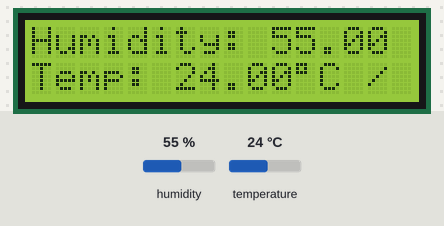
Bench run of a sketch on a simulated Arduino Uno, built with avr-gcc and run on an emulated ATmega328P. Parts: 16×2 character LCD. Inputs (shaded band) come from the test bench; at power-on: humidity 55 %, temperature 24 °C.

Above: at 1.5 s.
1.6 s: humidity set to 22 %
At 3.4 s:
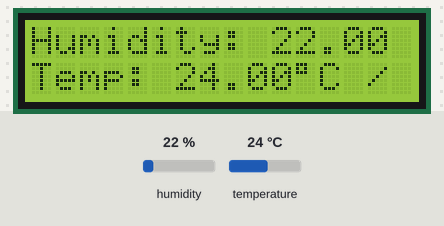
7.7 s: temperature set to 12 °C
At 9.9 s:
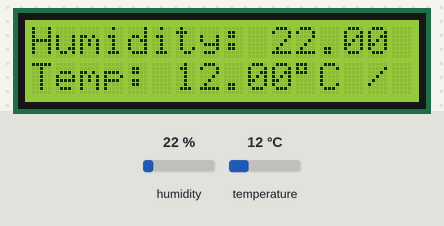
10.4 s: temperature set to 41 °C
At 12.1 s:
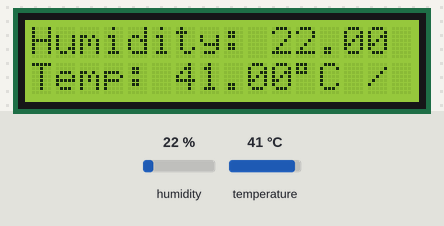
16.5 s: temperature set to 19 °C
At 18.0 s:
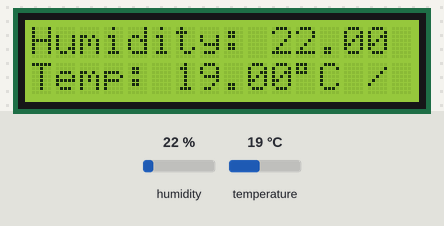
22.6 s: temperature set to 41 °C
At 23.3 s:
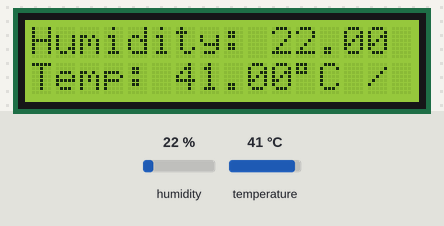
28.7 s: temperature set to 28 °C
At 30.5 s:
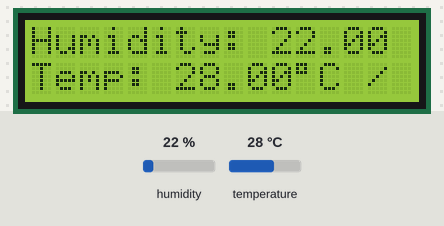
Timing chart, 0 to 32.0 s (numbered marks = the images above; inputs shaded):
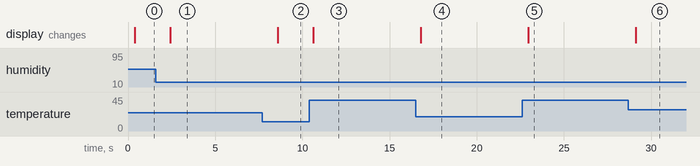

Measured:
- after the input at 1.6 s, the display: changes after 0.83 s (image 1)
- after the input at 7.7 s, the display: changes after 0.88 s (image 2)
- after the input at 10.4 s, the display: changes after 0.23 s (image 3)
- after the input at 16.5 s, the display: changes after 0.30 s (image 4)
- after the input at 22.6 s, the display: changes after 0.35 s (image 5)
- after the input at 28.7 s, the display: changes after 0.42 s (image 6)

The sketch:

051_dht11_sensor_lcd.ino
```cpp
/**
 * https://www.youtube.com/watch?v=ep7uBz43fCI&list=PLGs0VKk2DiYw-L-RibttcvK-WBZm8WLEP&index=51
 *
 * DHT11 Temp and Humidity Sensor with LCD
 */

#include <DHT.h>
#include <Wire.h>
#include <LiquidCrystal_I2C.h>

#define TYPE DHT11
#define SENSOR_PIN 2

const int en = 2, rw = 1, rs = 0, d4 = 4, d5 = 5, d6 = 6, d7 = 7, bl = 3; // i2c to lcd pinout
const int i2c_addr = 0x27; // i2c adapter address
const int delaySetup = 250;

DHT sensor(SENSOR_PIN, TYPE);
LiquidCrystal_I2C lcd(i2c_addr, en, rw, rs, d4, d5, d6, d7, bl, POSITIVE);

float humidity;
float tempC;
float tempF;

void setup() {
  // put your setup code here, to run once:
  lcd.begin(16,2); // 16 cols, 2 rows
  sensor.begin();

  delay(delaySetup); // wait for device to setup
}

void loop() {
  // put your main code here, to run repeatedly:

  humidity = sensor.readHumidity();
  tempC = sensor.readTemperature(); // celsius
  tempF = sensor.readTemperature(true); // farenheit

  lcd.clear();

  lcd.setCursor(0,0);
  lcd.print("Humidity: ");
  lcd.print(humidity);

  lcd.setCursor(0,1);
  lcd.print("Temp: ");
  lcd.print(tempC);
  lcd.print((char) 223);
  lcd.print("C / ");
  lcd.print(tempF);
  lcd.print((char) 223);
  lcd.print("F");
}
```
